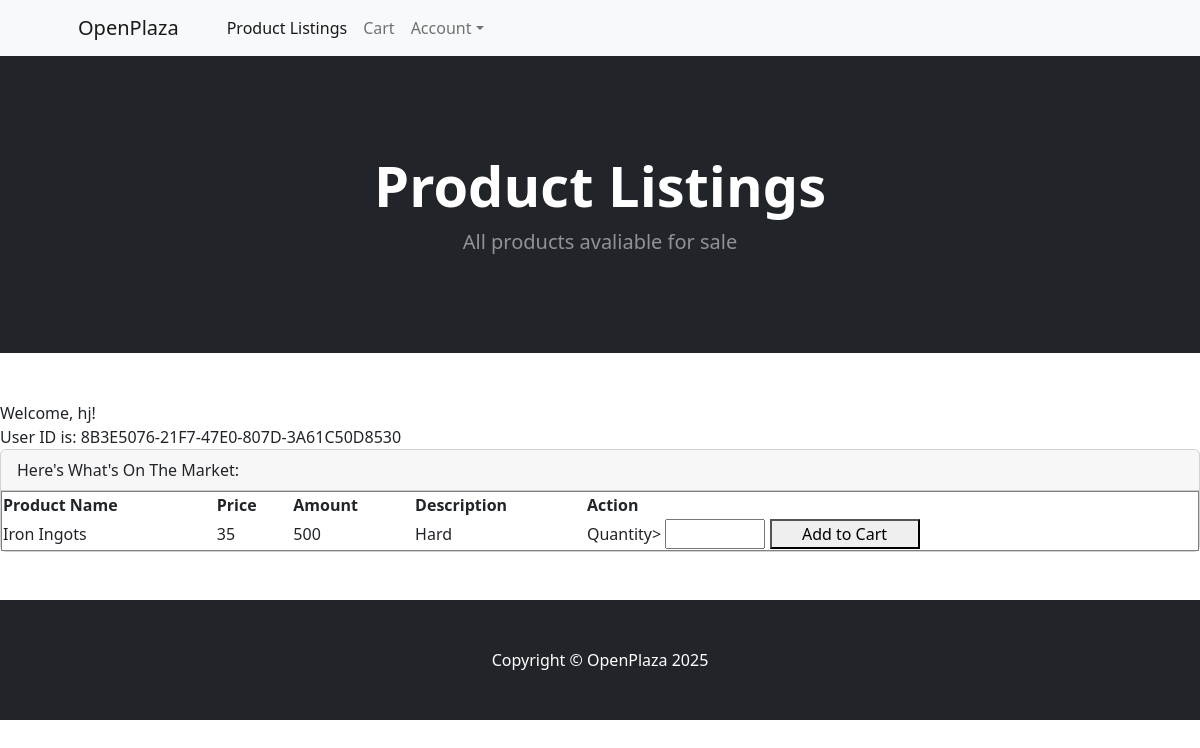
The app's page /product_listings.php (signed in) with its own data.
### tables this page shows
CREATE TABLE `products` (
  `ProductName` text NOT NULL,
  `ProductID` int(11) NOT NULL,
  `UserID` varchar(255) NOT NULL,
  `Amount` int(11) NOT NULL,
  `Description` text NOT NULL,
  `Price` int(11) NOT NULL,
  `ImagePath` varchar(255) NOT NULL
);

### product_listings.php (the view, shortened to what this page needs)
<!DOCTYPE html>
<html lang="en">
    <head>
        <link href="https://cdn.jsdelivr.net/npm/bootstrap-icons@1.5.0/font/bootstrap-icons.css" rel="stylesheet" />
        <link href="styles.css" rel="stylesheet" />
    </head>
    <body>
        <nav class="navbar navbar-expand-lg navbar-light bg-light">
            <div class="container px-4 px-lg-5">
                <a class="navbar-brand" href="#!">OpenPlaza</a>
                <div class="collapse navbar-collapse" id="navbarSupportedContent">
                    <ul class="navbar-nav me-auto mb-2 mb-lg-0 ms-lg-4">
                        <li class="nav-item"><a class="nav-link active" aria-current = "page" href="product_listings.php">Product Listings</a></li>
                        <li class="nav-item"><a class="nav-link" href="cart.php">Cart</a></li>
                        <li class="nav-item dropdown">
                            <a class="nav-link dropdown-toggle" id="navbarDropdown" href="#" role="button" data-bs-toggle="dropdown" aria-expanded="false">Account</a>
                        </li>
                    </ul>
                </div>
            </div>
        </nav>
        <header class="bg-dark py-5">
            <div class="container px-4 px-lg-5 my-5">
                <div class="text-center text-white">
                    <h1 class="display-4 fw-bolder">Product Listings</h1>
                    <p class="lead fw-normal text-white-50 mb-0">All products avaliable for sale</p>
                </div>
            </div>
        </header>
        <section class="py-5">
        <div class = "card-header">
            Welcome, <?php echo $_SESSION["Username"] ?>!<br>
            User ID is: <?php echo $_SESSION["UserID"] ?>
        </div>
        <div class = "card">
            <div class = "card-header">
                Here's What's On The Market:
            </div>
            <?php
            $_UserID = $_SESSION["UserID"];
            $conn = mysqli_connect("localhost","root","","openplaza");
            $result = mysqli_query($conn,"SELECT * FROM products WHERE UserID != '$_UserID' LIMIT 50");
            $data = $result->fetch_all(MYSQLI_ASSOC);
            ?>
            <table border="1">
            <tr>
                <th>Product Name</th>
                <th>Price</th>
                <th>Amount</th>
                <th>Description</th>
                <th>Action</th>
            </tr>
            <?php foreach($data as $row): ?>
            <tr>
                <td><?= htmlspecialchars($row['ProductName']) ?></td>
                <td><?= htmlspecialchars($row['Price']) ?></td>
                <td><?= htmlspecialchars($row['Amount']) ?></td>
                <td><?= htmlspecialchars($row['Description']) ?></td>
                <td><form action="add_cart.php" method="post">
                    <label for="Quantity">Quantity></label>
                    <input style="height:30px; width:100px" id="Quantity" name="Quantity"></input>
                    <button style="height:30px; width:150px" input type="submit" name="ProductID" value="<?= $row['ProductID'] ?>">Add to Cart</button></form></td>
                </tr>
            <?php endforeach ?>
            </table>
        </div>
        </section>
        <footer class="py-5 bg-dark">
            <div class="container"><p class="m-0 text-center text-white">Copyright &copy; OpenPlaza 2025</p></div>
        </footer>
    </body>
</html>

### records on screen
products: ProductName "Iron Ingots", Price "35", Amount "500", Description "Hard", $row['ProductID'] 1 (drawn)

### other values on screen
$_SESSION["Username"] "hj"
$_SESSION["UserID"] "8B3E5076-21F7-47E0-807D-3A61C50D8530"
